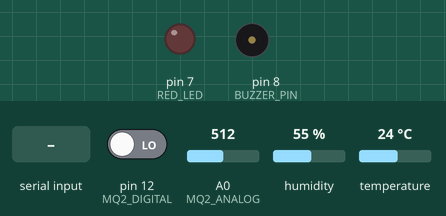
Simulated run of this sketch. Board: Arduino Uno, built with avr-gcc and run on an emulated ATmega328P. Shown: output pins drawn as LEDs (lit = HIGH), buzzer (waves = sounding, pin HIGH). The inputs (shaded band) are chosen by the test bench; at power-on: pin 12 (MQ2_DIGITAL) LOW, A0 (MQ2_ANALOG) = 512, humidity 55 %, temperature 24 °C.

Above: at 1.3 s.
1.4 s: "M" received over the second serial link
At 1.9 s:
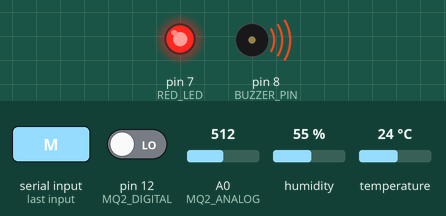
4.4 s: "A" received over the second serial link
At 7.8 s:
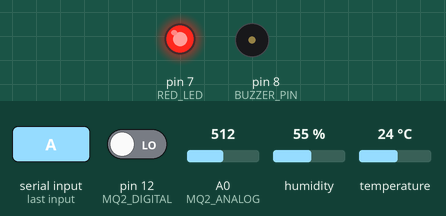
Timing chart, 0 to 9.3 s (numbered marks = the images above; inputs shaded):
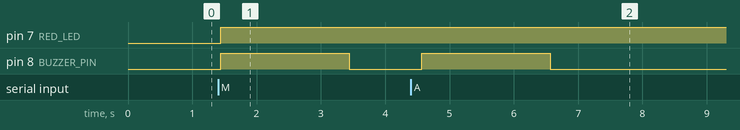

Measured:
- after the input at 1.4 s, pin 7 (RED_LED): LOW → HIGH at once; pin 8 (BUZZER_PIN): LOW → HIGH at once, → LOW 2.0 s later
- after the input at 4.4 s, pin 8 (BUZZER_PIN): LOW → HIGH after 0.17 s, → LOW 2.0 s later

The sketch:

enviromental_monitoring.ino
```cpp
#include <SoftwareSerial.h>
#include <DHT.h>

SoftwareSerial BT(4, 5); // RX, TX → HC-05 TX→4, HC-05 RX→5
#define DHT_PIN 6
#define MQ2_ANALOG A0
#define MQ2_DIGITAL 12
#define BUZZER_PIN 8
#define RED_LED 7

DHT dht(DHT_PIN, DHT11);

int airQualityThreshold = 300;
bool alarmEnabled = true;
float lastTemperature = NAN;
float lastHumidity = NAN;

void setup() {
  pinMode(RED_LED, OUTPUT);
  pinMode(BUZZER_PIN, OUTPUT);
  pinMode(MQ2_DIGITAL, INPUT);
  pinMode(DHT_PIN, INPUT_PULLUP);

  digitalWrite(RED_LED, LOW);
  digitalWrite(BUZZER_PIN, LOW);

  dht.begin();
  BT.begin(9600);
  Serial.begin(9600);

  BT.println("System Ready! Commands: T,H,M,A,S");
  BT.println("T=Temperature, H=Humidity, M=Air Quality, A=All, S=Stop alarm");
}

void readDHT() {
  for (int i = 0; i < 3; i++) {
    lastTemperature = dht.readTemperature();
    lastHumidity = dht.readHumidity();

    if (!isnan(lastTemperature) && !isnan(lastHumidity)) {
      return;
    }
    delay(50);
  }
  lastTemperature = NAN;
  lastHumidity = NAN;
}

void checkAirQuality() {
  int airValue = analogRead(MQ2_ANALOG);
  int smokeDetected = digitalRead(MQ2_DIGITAL);

  // Only activate alarm if needed
  if (alarmEnabled && (airValue > airQualityThreshold || smokeDetected == HIGH)) {
    digitalWrite(RED_LED, HIGH);
    digitalWrite(BUZZER_PIN, HIGH);
    delay(2000);
    digitalWrite(BUZZER_PIN, LOW);
    // LED stays on as warning until next reading
  } else {
    digitalWrite(RED_LED, LOW);
    digitalWrite(BUZZER_PIN, LOW);
  }

  // Return the values (but don't print automatically)
  return airValue;
}

void loop() {
  // NO automatic readings - only process commands
  if (BT.available() > 0) {
    char command = BT.read();

    switch(command) {
      case 'T': // Temperature
        readDHT();
        if (!isnan(lastTemperature)) {
          BT.print("Temperature: ");
          BT.print(lastTemperature);
          BT.println(" °C");
        } else {
          BT.println("Temperature read failed");
        }
        break;

      case 'H': // Humidity
        readDHT();
        if (!isnan(lastHumidity)) {
          BT.print("Humidity: ");
          BT.print(lastHumidity);
          BT.println(" %");
        } else {
          BT.println("Humidity read failed");
        }
        break;

      case 'M': // Air Quality - ONLY when requested
        {
          int airValue = analogRead(MQ2_ANALOG);
          int smokeDetected = digitalRead(MQ2_DIGITAL);
          BT.print("Air Quality: ");
          BT.println(airValue);
          BT.print("Smoke detected: ");
          BT.println(smokeDetected ? "YES" : "NO");

          // Check and activate alarm if needed
          if (airValue > airQualityThreshold || smokeDetected == HIGH) {
            digitalWrite(RED_LED, HIGH);
            digitalWrite(BUZZER_PIN, HIGH);
            delay(2000);
            digitalWrite(BUZZER_PIN, LOW);
            BT.println("WARNING: Poor air quality!");
          } else {
            digitalWrite(RED_LED, LOW);
            digitalWrite(BUZZER_PIN, LOW);
          }
        }
        break;

      case 'A': // All sensors
        readDHT();
        int airValue = analogRead(MQ2_ANALOG);
        int smokeDetected = digitalRead(MQ2_DIGITAL);

        BT.print("Status - Temp: ");
        BT.print(lastTemperature);
        BT.print("°C, Humidity: ");
        BT.print(lastHumidity);
        BT.print("%, Air: ");
        BT.print(airValue);
        BT.print(", Smoke: ");
        BT.println(smokeDetected ? "YES" : "NO");

        // Check and activate alarm if needed
        if (airValue > airQualityThreshold || smokeDetected == HIGH) {
          digitalWrite(RED_LED, HIGH);
          digitalWrite(BUZZER_PIN, HIGH);
          delay(2000);
          digitalWrite(BUZZER_PIN, LOW);
        } else {
          digitalWrite(RED_LED, LOW);
          digitalWrite(BUZZER_PIN, LOW);
        }
        break;

      case 'S': // Stop alarm
        digitalWrite(RED_LED, LOW);
        digitalWrite(BUZZER_PIN, LOW);
        BT.println("Alarm stopped");
        break;
    }
  }

  delay(100);
}
```
